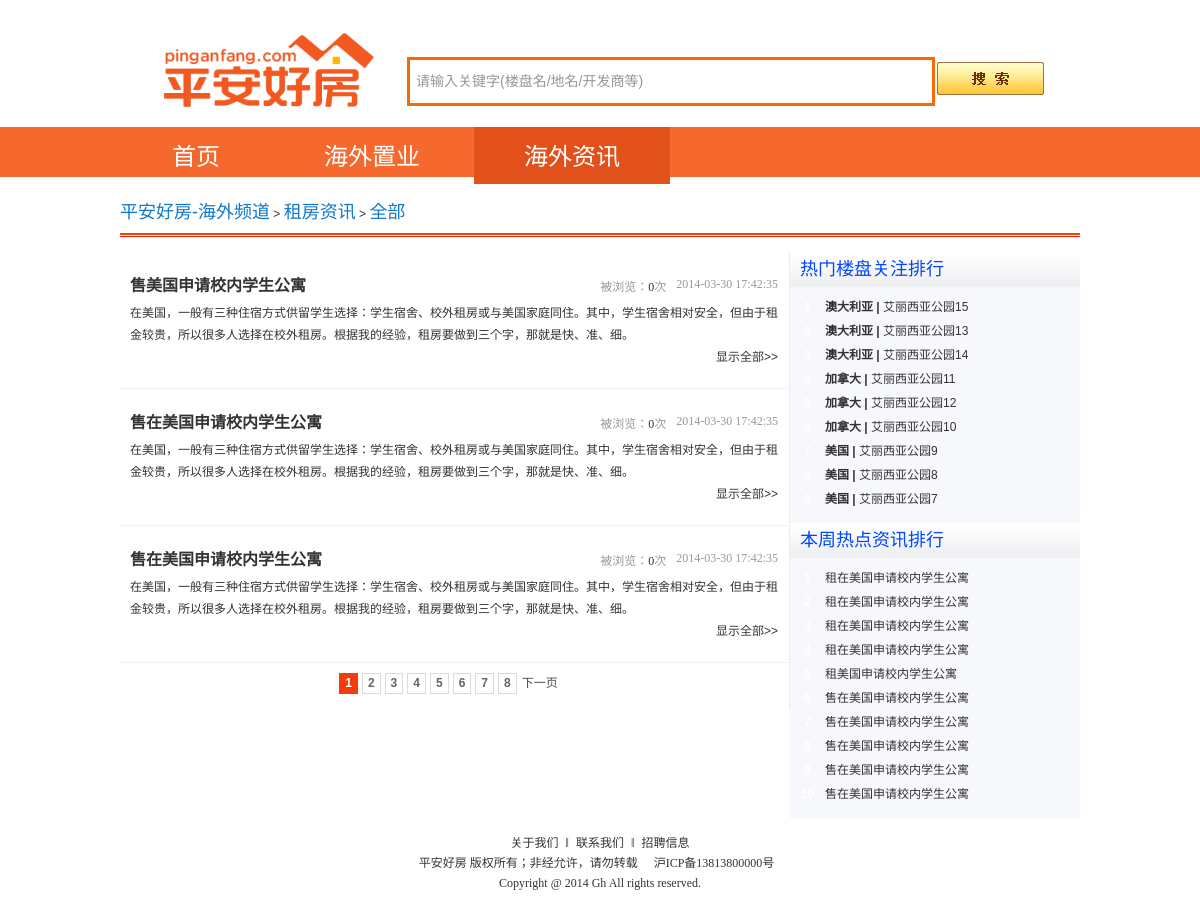
Screenshot of /article_list.php with the database file from the repository.
### tables this page shows
CREATE TABLE `article` (                                 
	article_id INT UNSIGNED AUTO_INCREMENT NOT NULL,     
	user_id INT UNSIGNED NOT NULL,                       
    cate_id TINYINT NOT NULL,                            
    type TINYINT NOT NULL,                               
	title VARCHAR(120) NOT NULL,                         
	subtitle VARCHAR(120) NOT NULL,                      
	abstract VARCHAR(900) NOT NULL,                      
	content TEXT NOT NULL,                               
    view_count INT UNSIGNED DEFAULT 0,                   
	remark VARCHAR(300) NOT NULL,                        
	status TINYINT NOT NULL DEFAULT 0,                   
	create_time DATETIME NOT NULL,                       
	update_time DATETIME NOT NULL,                       
	PRIMARY KEY(article_id),
	INDEX(cate_id),
	INDEX(title)
);

CREATE TABLE `house` (                               
	house_id INT UNSIGNED AUTO_INCREMENT NOT NULL,   
	city_id INT UNSIGNED NOT NULL,                   
	user_id INT NOT NULL,                            
	name VARCHAR(300) NOT NULL,                      
	type TINYINT NOT NULL,	                         
	layout_area VARCHAR(300) NOT NULL,               
	price_desc VARCHAR(300) NOT NULL,                
	price_level TINYINT UNSIGNED NOT NULL,           
	position VARCHAR(300) NOT NULL,                  
	decoration_state VARCHAR(120) NOT NULL,          
	property VARCHAR(120) NOT NULL,                  
	project_intro_brief VARCHAR(300) NOT NULL,       
	project_intro VARCHAR(3000) NOT NULL,            
	phone_num VARCHAR(20) NOT NULL,                  
	image_urls VARCHAR(1000) NOT NULL,               
    is_on_sale TINYINT NOT NULL,                     
    is_rental TINYINT NOT NULL,                      
    display_order INT NOT NULL DEFAULT 999,          
    view_count INT UNSIGNED NOT NULL DEFAULT 0,      
	remark VARCHAR(600) ,                            
	status TINYINT NOT NULL DEFAULT 0,               
	create_time DATETIME NOT NULL,                   
	update_time DATETIME NOT NULL,                   
	PRIMARY KEY(house_id),
	INDEX(house_id),
	INDEX(city_id),
	INDEX(name),
	INDEX(type),
	INDEX(price_level)
);

CREATE TABLE `country` (
	country_id INT UNSIGNED AUTO_INCREMENT NOT NULL,     
	user_id INT UNSIGNED NOT NULL,                       
	name varchar(300) NOT NULL,                          
    region tinyint unsigned not null,                    
    remark VARCHAR(500) NOT NULL,                        
    status TINYINT NOT NULL,                             
	create_time DATETIME NOT NULL,                       
	update_time DATETIME NOT NULL,                       
	PRIMARY KEY(country_id),
	INDEX(name)
);

### public/article_list.php (called while the page is built, shortened)
<?php
include_once('../config.php');
require_once("../lib/common.php");
$caid        = (empty($_GET['caid'])) ? '': intval($_GET['caid']);
$page       = (empty($_GET['page'])) ? 1: intval($_GET['page']);
if ( empty($caid) ) {
    $caid_sql   = '';
} else {
    $caid_sql   = ' and article.cate_id = :caid ';
}
$dbh    = new PDO($_cfg_db_dsn, $_cfg_db_user, $_cfg_db_pwd);
$sql    = 'select count(1) count from article  where 1 = 1 '. $caid_sql;
$sth    = $dbh->prepare($sql);
$sth->execute();
$article_count_data   = $sth->fetchAll(PDO::FETCH_ASSOC);
if ( empty($article_count_data) ) {
    $article_data = '';
} else {
    $article_count  = (empty($article_count_data)) ? 0 : $article_count_data[0]['count'];
    $page_size      = empty($_cfg_page_size_article)? 10: $_cfg_page_size_article;
    $max_page       = ceil($article_count / $page_size);
    $page           = ( $page < 1 ) ? 1 : $page;
    $page           = ( $page > $max_page ) ? $max_page : $page;
    $record_start   = ($page - 1) * $page_size;
    $sql    = ' select
                    article.article_id id, article.abstract,
                    article.title, article.update_time,
                    article.view_count vc,
                    article_cate.cate_name caname,
                    article_cate.cate_id caid
                from
                    article, article_cate
                where
                    article.cate_id = article_cate.cate_id
                    '.
                    $caid_sql.
                    ' limit '. $record_start. ', '. $page_size;
    $sth    = $dbh->prepare($sql);
    $sth->execute();
    $article_data   = $sth->fetchAll(PDO::FETCH_ASSOC);
}
$sql            = ' select
                        house_id id, house.name name, house.view_count vc,
                        price_desc,
                        city.city_id ciid, city.name ciname,
                        country.country_id coid, country.name coname,
                        country.region region
                    from
                        house, city, country
                    where
                        house.city_id = city.city_id
                        and
                        city.country_id = country.country_id
                    order by house.view_count desc
                    limit 9';
$sth            = $dbh->prepare($sql);
$sth->execute();
$hot_house_data = $sth->fetchAll(PDO::FETCH_ASSOC);
$sql                = ' select
                            article_id id, article.title title
                        from
                            article
                        order by update_time desc
                        limit 10';
$sth                = $dbh->prepare($sql);
$sth->execute();
$hot_article_data   = $sth->fetchAll(PDO::FETCH_ASSOC);
$cmb['file']        = $_SERVER['SCRIPT_NAME'];
$crumbs = get_crumbs($cmb);
include('./tpl/article_list.php');
?>

### config.php (called while the page is built, shortened)
<?php
$_cfg_siteRoot = "http://gh/";
$_cfg_page_size_article = 3;
?>

### public/tpl/article_list.php (the view, shortened to what this page needs)
<?php include('./tpl/uiparts/header.php'); ?>
<link rel="stylesheet" type="text/css" href="./css/News_2012.css">
<body>
    <?php include('./tpl/uiparts/new_search.php'); ?>
    <?php include('./tpl/uiparts/navi_header.php'); ?>
<div class="worldbox">
<?php echo $crumbs; ?>
</div>
<div class="worldbox">
<div class="row" id="listNav">
</div>
</div>
<div class="worldbox">
  <section class="clearfix" id="newsCon">
        <div class="grid17 first">
            <div class="right_bar clearfix">
                <div class="news_BoxWrap">
              <ul>
                <?php
                if ( empty($article_data) ) {
                    echo '<p>对不起，没有相关资讯。</p>';
                } else {
                    foreach ( $article_data as $article ) {
                        $url    = $_cfg_siteRoot. 'article.php?id='. $article['id'];
                        echo    '<li><h2 class="news_BrowH clearfix">'.
                                '<a class="blue fl" href="'. $url.
                                '" target="_blank" title="'. $article['title'].
                                '"><strong>'. $article['title'].
                                '</strong></a><span class="news_date fr">'.
                                $article['update_time'].
                                '</span><span class="news_date fr">被浏览：<a href="'.
                                $url. '">'. $article['vc']. '</a>次</span></h2><p class="gray">'.
                                $article['abstract']. '</p><a href="'. $url.
                                '" target="_blank" title="显示全部" class="fr">显示全部&gt;&gt;</a></li>';
                    }
                }
                ?>
<div class="pager">
<?php
$base_url   = $_cfg_siteRoot. 'article_list.php?caid='. $caid. '&page=';
for ( $index = 1; $index <= $max_page; ++$index ) {
    if ( $page == $index ) {
        echo '<span class="current">'. $index. '</span>';
    } else {
        echo '<span class="item"><a href="'. $base_url. $index. '">'. $index. '</a></span>';
    }
}
if ( $page < $max_page ) {
    echo '<a href="'. $base_url. ($page+1). '">下一页</a>';
}
?>
</div>
                    </ul>
                </div>
            </div>
    </div>
        <div class="grid280" id="hotNews">
              <div class="title_g clearfix">热门楼盘关注排行</div>
              <div class="topic_rank clearfix">
                <ul>
                    <?php
                    $index = 1;
                    foreach ( $hot_house_data as $hot_house ) {
                        $link_url   = $_cfg_siteRoot. 'house.php?id='. $hot_house['id'];
                        $class  = ( 1 == $index ) ? 'icon1' : 'icon2';
                        echo    '<li><strong class="'. $class. '">'. $index. '</strong><cite><b>'.
                                $hot_house['coname']. ' | </b><a target="_blank" href="'.
                                $link_url. '" title="'. $hot_house['name']. '">'.
                                $hot_house['name']. '</a></cite><span><b>'.
                                $hot_house['price_desc']. '</b></span></li>';
                        ++$index;
                    }
                    ?>
                </ul>
              </div>
               <div class="title_g clearfix">本周热点资讯排行</div>
                 <div class="topic_rank clearfix">
                   <ul>
                    <?php
                    $index = 1;
                    foreach ( $hot_article_data as $hot_article ) {
                        $link_url   = $_cfg_siteRoot. 'artilce.php?id='. $hot_article['id'];
                        $class  = ( 1 == $index ) ? 'icon1' : 'icon2';
                        echo    '<li><strong class="'. $class. '">'. $index. '</strong><cite>'.
                                '<a href="'.  $link_url.
                                '" title="'. $hot_article['title']. '">'.
                                $hot_article['title']. '</a></cite>'.
                                '</li>';
                        ++$index;
                    }
                    ?>
                  </ul>
                </div>
        </div>
</section></div>
<?php include('./tpl/uiparts/footer.php'); ?>
</body>
</html>

### lib/common.php (shortened to what this page needs)
<?php
function get_crumbs( $Params ) {
    global $_cfg_siteRoot;
    $params = array();
    $params['l0']['name'] = '平安好房-海外频道';
    $params['l0']['link'] = $_cfg_siteRoot;
    switch ( $Params['file'] ) {
        case '/article.php':
        case '/article_list.php':
            $params['l1']['name'] = '租房资讯';
            $params['l1']['link'] = $_cfg_siteRoot. 'article_list.php';
            if ( empty($Params['caid']) ) {
                $params['l2']['name'] = '全部';
                $params['l2']['link'] = $params['l1']['link'];
            } else {
                $params['l2']['name'] = $Params['caname'];
                $params['l2']['link'] = $params['l1']['link']. '?caid='. $Params['caid'];
            }
            break;
    }
    $crumbs = '<div class="oscrumb"><div class="s1">';
    foreach ( $params as $part ) {
        $crumbs .= '<a href="'. $part['link']. '" target="_blank">'. $part['name']. '</a> &gt; ';
    }
    $crumbs = substr( $crumbs, 0, strrpos( $crumbs, '&' ) - strlen($crumbs) );
    $crumbs .= '</div><div class="s2"></div><div class="clear"></div>';
    return $crumbs;
}
?>

### rows the page displays
article: title "售美国申请校内学生公寓", update_time "2014-03-30 17:42:35", view_count "0", abstract "在美国，一般有三种住宿方式供留学生选择：学生宿舍、校外租房或与美国家庭同住。其中，学生宿舍相对安全，但由于租金较贵，所以很多人选择在校外租房。根据我的经验，租房要做到三个字，那就是快、准、细。"
article: title "售在美国申请校内学生公寓", update_time "2014-03-30 17:42:35", view_count "0", abstract "在美国，一般有三种住宿方式供留学生选择：学生宿舍、校外租房或与美国家庭同住。其中，学生宿舍相对安全，但由于租金较贵，所以很多人选择在校外租房。根据我的经验，租房要做到三个字，那就是快、准、细。"
article: title "售在美国申请校内学生公寓", update_time "2014-03-30 17:42:35", view_count "0", abstract "在美国，一般有三种住宿方式供留学生选择：学生宿舍、校外租房或与美国家庭同住。其中，学生宿舍相对安全，但由于租金较贵，所以很多人选择在校外租房。根据我的经验，租房要做到三个字，那就是快、准、细。"
house: country.name "澳大利亚", name "艾丽西亚公园15"
house: country.name "澳大利亚", name "艾丽西亚公园13"
house: country.name "澳大利亚", name "艾丽西亚公园14"
house: country.name "加拿大", name "艾丽西亚公园11"
house: country.name "加拿大", name "艾丽西亚公园12"
house: country.name "加拿大", name "艾丽西亚公园10"
house: country.name "美国", name "艾丽西亚公园9"
house: country.name "美国", name "艾丽西亚公园8"
house: country.name "美国", name "艾丽西亚公园7"
article: title "租在美国申请校内学生公寓"
article: title "租在美国申请校内学生公寓"
article: title "租在美国申请校内学生公寓"
article: title "租在美国申请校内学生公寓"
article: title "租美国申请校内学生公寓"
article: title "售在美国申请校内学生公寓"
article: title "售在美国申请校内学生公寓"
article: title "售在美国申请校内学生公寓"

### other values shown
$part['name'] "平安好房-海外频道"
$part['name'] "租房资讯"
$part['name'] "全部"
